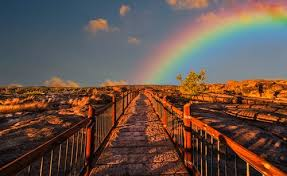
#> input picture images/rainbow.jpeg, 287 x 176 px, found by its file name
$ python colour_balance.py
#> lines starting #> are read from the running program, lines starting #| are printed output that depends on the picture
#! /usr/bin/python3
import numpy as np
import cv2
import os
import sys
from matplotlib import pyplot as plt

img_dir = "/home/spradeep/pradeep/computerVision/images"
img_name = "rainbow.jpeg"
img_path = os.path.join(img_dir, img_name)

img = cv2.imread(img_path)
#> img is the input picture: shape (176, 287, 3); mean B, G, R 73.1, 82.4, 103.8

img = img.astype('float32') / 255.
img_r = img[:,:,0]
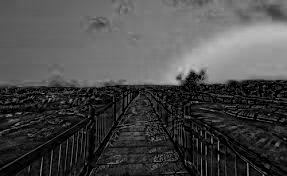
#> img_r: shape (176, 287) float32; min 0, max 0.765, mean 0.287
img_g = img[:,:,1]
img_b = img[:,:,2]
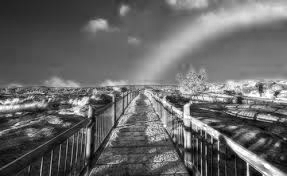
#> img_b: shape (176, 287) float32; min 0, max 1, mean 0.407
(r,g,b) = (0.9,1,1.5)
img[:,:,0] = np.multiply(img_r, (img_r))
img[:,:,1] = np.multiply(img_g, (img_g))
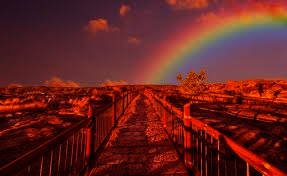
#> img: shape (176, 287, 3) float32; mean B, G, R 0.124, 0.137, 0.407
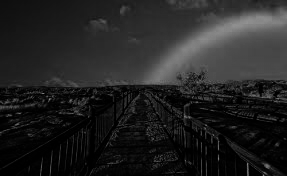
#> img_g: shape (176, 287) float32; min 0, max 0.573, mean 0.137
img[:,:,2] = np.multiply(img_b, (img_b))
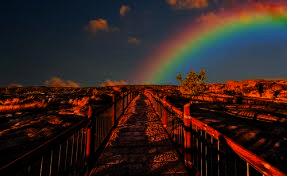
#> img: shape (176, 287, 3) float32; mean B, G, R 0.124, 0.137, 0.207
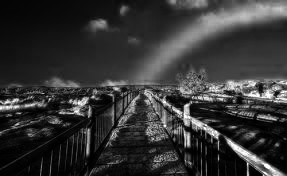
#> img_b: shape (176, 287) float32; min 0, max 1, mean 0.207
print(f"type: {img.dtype} \nsize: {img.shape}")
#| type: float32
#| size: (176, 287, 3)
print(f"max: {np.min(img)}")
#| max: 0.0

cv2.imshow('rainbow', img)

color = ('r','g','b')
for i,col in enumerate(color):
    histr = cv2.calcHist([img],[i],None,[256],[0,1])
    plt.plot(histr,color = col)
    plt.xlim([0,256])
plt.show()
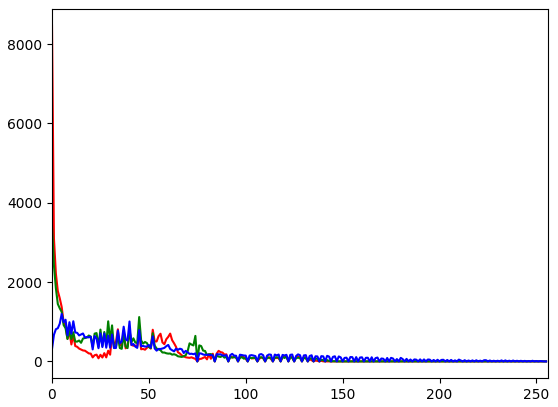
#> figure drawn by matplotlib, 1 panel; curve peaks at x = 0, y = 8472; curve peaks at x = 0, y = 3409; curve peaks at x = 5, y = 1197

key_pressed = cv2.waitKey(0)
#> (key q is pressed here)
try:
    if key_pressed == ord('q'):
        cv2.destroyAllWindows()
        sys.exit()
#> (the program exits here)
